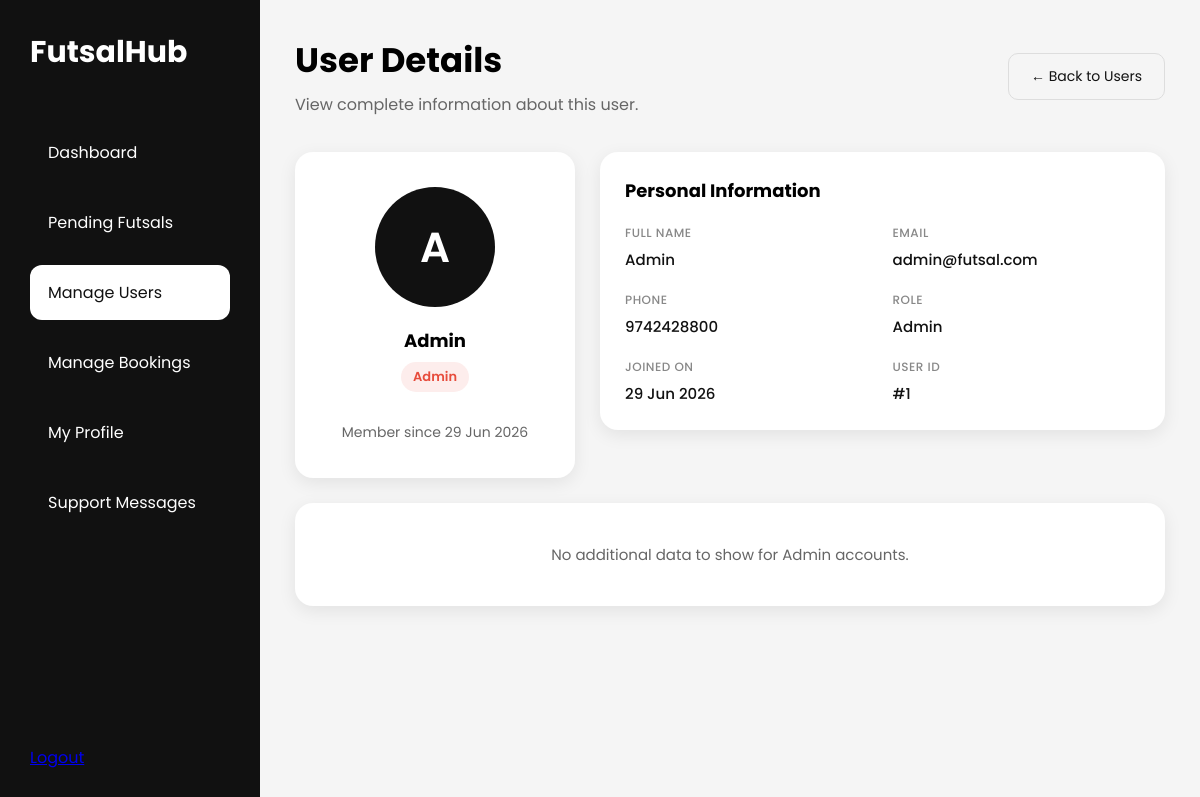
The app's page /admin/user_detail.php?userid=1 (signed in) with its own data.
### tables this page shows
CREATE TABLE users (
  userid INT AUTO_INCREMENT PRIMARY KEY,
  name VARCHAR(100) NOT NULL,
  email VARCHAR(100) NOT NULL UNIQUE,
  phone VARCHAR(15) NOT NULL,
  password VARCHAR(255) NOT NULL,
  role ENUM('customer', 'owner', 'staff', 'admin') NOT NULL,
  created_at TIMESTAMP DEFAULT CURRENT_TIMESTAMP
);

### admin/user_detail.php (the view, shortened to what this page needs)
<?php
require_once '../config/db.php';
$userid = $_GET['userid'];
$futsalResult = null;
$futsalCounts = [
  'total' => 0,
  'approved' => 0,
  'pending' => 0,
  'rejected' => 0,
];
$bookingStats = [
  'total_bookings' => 0,
  'completed' => 0,
  'cancelled' => 0,
  'total_spent' => 0,
  'total_revenue' => 0,
];
$userResult = mysqli_query($conn, "
  SELECT * FROM users WHERE userid = '$userid'
");
$user = mysqli_fetch_assoc($userResult);
?>
<!DOCTYPE html>
<html lang="en">
<head>
  <link rel="stylesheet" href="../assets/css/admin.css">
</head>
<body>
  <div class="dashboard">
    <?php include 'includes/sidebar.php'; ?>
    <main class="main">
      <div class="header">
        <div>
          <h1>User Details</h1>
          <p>View complete information about this user.</p>
        </div>
        <a href="manage_users.php" class="back-btn">← Back to Users</a>
      </div>
      <div class="user-detail-container">
        <div class="panel" style="text-align:center; padding:35px;">
          <div class="profile-avatar" style="margin: 0 auto 20px;">
            <?= strtoupper(substr($user['name'], 0, 1)) ?>
          </div>
          <h2 style="margin-bottom:8px;"><?= htmlspecialchars($user['name']) ?></h2>
          <span class="role-badge <?= $user['role'] ?>" style="margin-bottom:20px; display:inline-block;">
            <?= ucfirst($user['role']) ?>
          </span>
          <p style="color:#666; font-size:14px; margin-top:10px;">
            Member since <?= date('d M Y', strtotime($user['created_at'])) ?>
          </p>
        </div>
        <div class="panel">
          <h2 style="margin-bottom:20px;">Personal Information</h2>
          <div class="info-grid">
            <div class="info-box">
              <label>Full Name</label>
              <p><?= htmlspecialchars($user['name']) ?></p>
            </div>
            <div class="info-box">
              <label>Email</label>
              <p><?= htmlspecialchars($user['email']) ?></p>
            </div>
            <div class="info-box">
              <label>Phone</label>
              <p><?= htmlspecialchars($user['phone']) ?></p>
            </div>
            <div class="info-box">
              <label>Role</label>
              <p><?= ucfirst($user['role']) ?></p>
            </div>
            <div class="info-box">
              <label>Joined On</label>
              <p><?= date('d M Y', strtotime($user['created_at'])) ?></p>
            </div>
            <div class="info-box">
              <label>User ID</label>
              <p>#<?= $user['userid'] ?></p>
            </div>
          </div>
        </div>
      </div>
      <?php if ($user['role'] === 'owner'): ?>
        <div class="cards" style="grid-template-columns: repeat(4,1fr); margin-top:25px;">
          <div class="card">
            <h4>Total Futsals</h4>
            <h2><?= $futsalCounts['total'] ?? 0 ?></h2>
          </div>
          <div class="card">
            <h4>Approved</h4>
            <h2><?= $futsalCounts['approved'] ?? 0 ?></h2>
          </div>
          <div class="card">
            <h4>Pending</h4>
            <h2><?= $futsalCounts['pending'] ?? 0 ?></h2>
          </div>
          <div class="card">
            <h4>Total Revenue</h4>
            <h2>Rs. <?= number_format($bookingStats['total_revenue'] ?? 0) ?></h2>
          </div>
        </div>
        <div class="panel" style="margin-top:25px;">
          <h2 style="margin-bottom:20px;">Registered Futsals</h2>
          <table>
            <thead>
              <tr>
                <th>Image</th>
                <th>Name</th>
                <th>Location</th>
                <th>Price/Hr</th>
                <th>Status</th>
                <th>Registered</th>
              </tr>
            </thead>
            <tbody>
              <?php if (mysqli_num_rows($futsalResult) > 0): ?>
                <?php while ($futsal = mysqli_fetch_assoc($futsalResult)): ?>
                  <tr>
                    <td>
                      <img
                        src="../assets/uploads/<?= htmlspecialchars($futsal['image']) ?>"
                        width="70" height="50"
                        style="border-radius:8px; object-fit:cover;">
                    </td>
                    <td><strong><?= htmlspecialchars($futsal['name']) ?></strong></td>
                    <td><?= htmlspecialchars($futsal['location']) ?></td>
                    <td>Rs. <?= number_format($futsal['price_per_hour']) ?></td>
                    <td>
                      <span class="status <?= strtolower($futsal['status']) ?>">
                        <?= ucfirst($futsal['status']) ?>
                      </span>
                    </td>
                    <td><?= date('d M Y', strtotime($futsal['created_at'])) ?></td>
                  </tr>
                <?php endwhile; ?>
              <?php else: ?>
                <tr>
                  <td colspan="6" style="text-align:center; padding:30px; color:#666;">
                    No futsals registered yet.
                  </td>
                </tr>
              <?php endif; ?>
            </tbody>
          </table>
        </div>
      <?php else: ?>
        <div class="panel" style="margin-top:25px; text-align:center; padding:40px;">
          <p style="color:#666; font-size:15px;">
            No additional data to show for <?= ucfirst($user['role']) ?> accounts.
          </p>
        </div>
      <?php endif; ?>
    </main>
  </div>
</body>
</html>

### assets/css/admin.css (style rules this page uses)
* { margin: 0; padding: 0; box-sizing: border-box; font-family: "Poppins", sans-serif; }
body { background: #f5f5f5; }
.dashboard { display: flex; min-height: 100vh; }
.main { flex: 1; padding: 35px; margin-left: 260px; overflow-y: auto; min-height: 100vh; }
.header { display: flex; justify-content: space-between; align-items: center; margin-bottom: 35px; }
.header h1 { font-size: 34px; }
.header p { color: #666; margin-top: 6px; }
.panel { background: #fff; border-radius: 18px; padding: 25px; box-shadow: 0 5px 18px rgba(0, 0, 0, 0.08); }
.panel h2 { margin-bottom: 20px; font-size: 18px; }
label { display: block; margin-bottom: 8px; font-weight: 500; font-size: 14px; }
.profile-avatar { width: 120px; height: 120px; border-radius: 50%; background: #111; color: #fff; display: flex; justify-content: center; align-items: center; margin: 0 auto 20px; font-size: 42px; font-weight: 600; }
.role-badge { display: inline-block; padding: 5px 12px; border-radius: 20px; font-size: 13px; font-weight: 600; }
.role-badge.admin { background: #fdedec; color: #e74c3c; }
.back-btn { display: inline-block; background: #f5f5f5; color: #111; text-decoration: none; padding: 12px 22px; border-radius: 10px; font-size: 14px; transition: 0.3s; border: 1px solid #ddd; white-space: nowrap; }
.user-detail-container { display: grid; grid-template-columns: 280px 1fr; gap: 25px; align-items: start; margin-bottom: 0; }
.info-grid { display: grid; grid-template-columns: 1fr 1fr; gap: 20px; }
.info-box label { display: block; font-size: 12px; color: #888; text-transform: uppercase; letter-spacing: 0.5px; margin-bottom: 6px; }
.info-box p { font-size: 15px; color: #111; font-weight: 500; }

### records on screen
users: name "A", name "Admin", role "Admin", created_at "29 Jun 2026", email "admin@futsal.com", phone "9742428800", userid "1"
